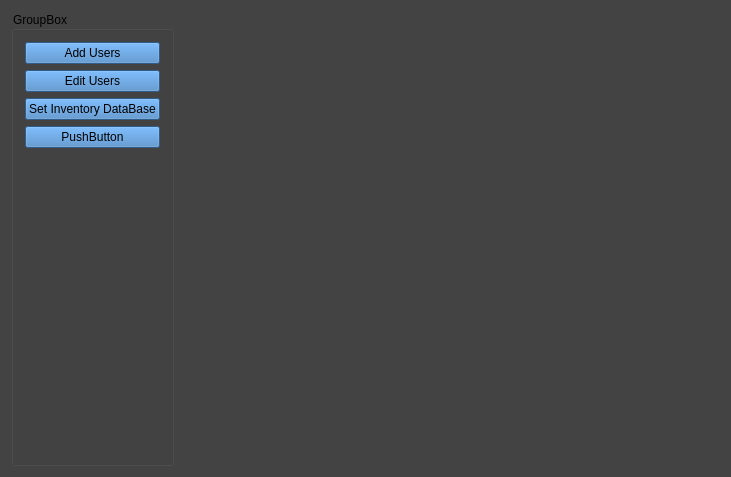
<?xml version="1.0" encoding="UTF-8"?>
<ui version="4.0">
 <class>SettingsWin</class>
 <widget class="QWidget" name="SettingsWin">
  <property name="geometry">
   <rect>
    <x>0</x>
    <y>0</y>
    <width>731</width>
    <height>477</height>
   </rect>
  </property>
  <property name="windowTitle">
   <string>SettingsWin</string>
  </property>
  <property name="styleSheet">
   <string notr="true">font: 9pt &quot;Microsoft YaHei UI&quot;;
background-color: rgb(26, 26, 26);
background-color: rgb(67, 67, 67);</string>
  </property>
  <layout class="QHBoxLayout" name="horizontalLayout">
   <item>
    <layout class="QVBoxLayout" name="verticalLayout">
     <item>
      <widget class="QGroupBox" name="groupBox">
       <property name="sizePolicy">
        <sizepolicy hsizetype="Fixed" vsizetype="Preferred">
         <horstretch>0</horstretch>
         <verstretch>0</verstretch>
        </sizepolicy>
       </property>
       <property name="title">
        <string>GroupBox</string>
       </property>
       <layout class="QVBoxLayout" name="verticalLayout_3">
        <item>
         <widget class="QPushButton" name="pushButton_3">
          <property name="styleSheet">
           <string notr="true">background-color: rgb(65, 130, 195);</string>
          </property>
          <property name="text">
           <string>Add Users</string>
          </property>
         </widget>
        </item>
        <item>
         <widget class="QPushButton" name="pushButton_2">
          <property name="styleSheet">
           <string notr="true">background-color: rgb(65, 130, 195);</string>
          </property>
          <property name="text">
           <string>Edit Users</string>
          </property>
         </widget>
        </item>
        <item>
         <widget class="QPushButton" name="pushButton">
          <property name="styleSheet">
           <string notr="true">background-color: rgb(65, 130, 195);</string>
          </property>
          <property name="text">
           <string>Set Inventory DataBase</string>
          </property>
         </widget>
        </item>
        <item>
         <widget class="QPushButton" name="pushButton_4">
          <property name="styleSheet">
           <string notr="true">background-color: rgb(65, 130, 195);</string>
          </property>
          <property name="text">
           <string>PushButton</string>
          </property>
         </widget>
        </item>
        <item>
         <spacer name="verticalSpacer">
          <property name="orientation">
           <enum>Qt::Vertical</enum>
          </property>
          <property name="sizeHint" stdset="0">
           <size>
            <width>20</width>
            <height>40</height>
           </size>
          </property>
         </spacer>
        </item>
       </layout>
      </widget>
     </item>
    </layout>
   </item>
   <item>
    <layout class="QVBoxLayout" name="verticalLayout_2">
     <item>
      <widget class="QWidget" name="settingsDisplayWidget" native="true"/>
     </item>
    </layout>
   </item>
  </layout>
 </widget>
 <layoutdefault spacing="6" margin="11"/>
 <resources/>
 <connections/>
</ui>
